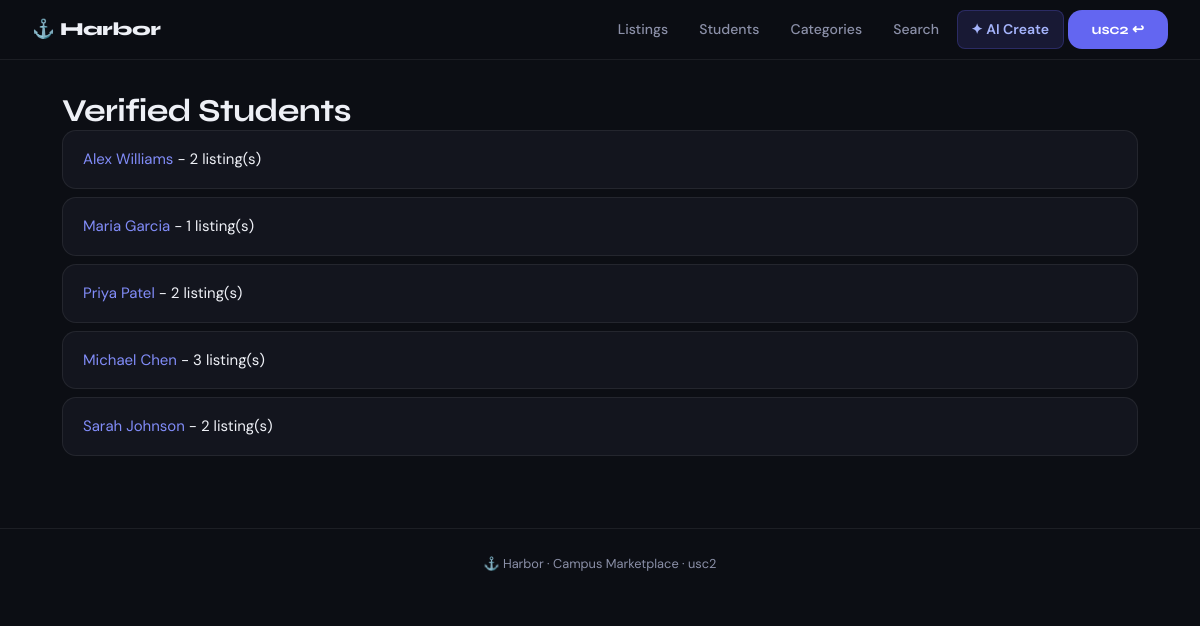
Page /students/ (signed in) on the committed database.
### listings/models.py (models this page shows, shortened)
class Student(models.Model):
    first_name = models.CharField(max_length=100)
    last_name = models.CharField(max_length=100)
    university_email = models.EmailField(
        unique=True,
        validators=[EmailValidator()],
        help_text="Must be a valid .edu email address"
    )
    phone_number = models.CharField(max_length=15, blank=True)
    bio = models.TextField(max_length=500, blank=True)
    is_verified = models.BooleanField(default=False)
    created_at = models.DateTimeField(auto_now_add=True)
    updated_at = models.DateTimeField(auto_now=True)
    class Meta:
        ordering = ['-created_at']
        constraints = [
            models.UniqueConstraint(
                fields=['university_email'],
                name='unique_student_email'
            )
        ]
    def get_absolute_url(self):
        from django.urls import reverse
        return reverse('student_detail', args=[str(self.id)])

### listings/views.py (the view)
# urls.py: path('students/', login_required(StudentListView.as_view()), name='student_list'),
class StudentListView(ListView):
    model = Student
    template_name = 'listings/student_list.html'
    context_object_name = 'students'
    def get_queryset(self):
        return Student.objects.filter(is_verified=True)

### listings/templates/listings/student_list.html (shortened to what this page needs)
{% extends "base.html" %}
{% block content %}
    <h2>Verified Students</h2>
    <ul>
    {% for student in students %}
        <li>
            <a href="{{ student.get_absolute_url }}">
                {{ student.first_name }} {{ student.last_name }}
            </a>
            - {{ student.listings.count }} listing(s)
        </li>
    {% empty %}
        <li>No verified students yet.</li>
    {% endfor %}
    </ul>
{% endblock %}

### listings/templates/base.html (shortened to what this page needs)
{% load static %}
<!DOCTYPE html>
<html lang="en">
<head>
    <link rel="stylesheet" href="{% static 'listings/css/styles.css' %}">
</head>
<body>
<nav class="navbar">
    <a href="{% url 'home' %}" class="nav-brand">⚓ Harbor</a>
    <div class="nav-links">
        {% if user.is_authenticated %}
            <a href="{% url 'listing_list' %}">Listings</a>
            <a href="{% url 'student_list' %}">Students</a>
            <a href="{% url 'category_list' %}">Categories</a>
            <a href="{% url 'listing_search_get' %}">Search</a>
            <a href="{% url 'create_local_ai' %}" class="nav-ai-btn">✦ AI Create</a>
            <form method="post" action="{% url 'account_logout' %}" class="logout-form">
                <button type="submit" class="nav-logout">{{ user.username }} ↩</button>
            </form>
        {% else %}
            <a href="{% url 'account_login' %}">Login</a>
            <a href="{% url 'account_signup' %}" class="nav-signup">Sign Up</a>
        {% endif %}
    </div>
</nav>
<main class="page-main">
    {% block content %}{% endblock %}
</main>
<footer class="site-footer">
    <p>⚓ Harbor · Campus Marketplace · {{ request.user.username|default:"" }}</p>
</footer>
</body>
</html>

### listings/static/listings/css/styles.css (style rules this page uses)
:root { --primary: #6366f1; --primary-dim: rgba(99,102,241,0.15); --accent: #818cf8; --secondary: #f472b6; --success: #34d399; --warning: #fbbf24; --danger: #f87171; --bg: #0c0e14; --bg-card: #13151e; --bg-raise: #1a1d2a; --bg-hover: #1f2235; --text: #eef0f6; --text-2: #8b90a8; --text-3: #555a72; --border: rgba(255,255,255,0.07); --border-focus: rgba(99,102,241,0.5); --radius-sm: 8px; --radius-md: 14px; --radius-lg: 20px; --radius-xl: 28px; --shadow-card: 0 2px 16px rgba(0,0,0,0.35); --shadow-lift: 0 8px 32px rgba(0,0,0,0.45); --glow-primary: 0 0 24px rgba(99,102,241,0.25); }
*, *::before, *::after { box-sizing: border-box; margin: 0; padding: 0; }
html { scroll-behavior: smooth; }
body { font-family: 'DM Sans', -apple-system, sans-serif; background: var(--bg); color: var(--text); line-height: 1.65; min-height: 100vh; font-size: 15px; -webkit-font-smoothing: antialiased; }
h1, h2, h3, h4, h5 { font-family: 'Syne', sans-serif; letter-spacing: -0.02em; line-height: 1.2; color: var(--text); }
h2 { font-size: clamp(1.35rem, 3vw, 2rem); font-weight: 700; }
p { color: var(--text-2); }
a { color: var(--accent); text-decoration: none; transition: color 0.15s; }
.navbar { position: sticky; top: 0; z-index: 200; display: flex; align-items: center; justify-content: space-between; padding: 0 2rem; height: 60px; background: rgba(12,14,20,0.92); backdrop-filter: blur(20px); border-bottom: 1px solid var(--border); }
.nav-brand { font-family: 'Syne', sans-serif; font-weight: 800; font-size: 1.15rem; color: var(--text) !important; letter-spacing: -0.02em; flex-shrink: 0; }
.nav-links { display: flex; align-items: center; gap: 0.25rem; }
.nav-links a { color: var(--text-2); font-size: 0.875rem; font-weight: 500; padding: 0.45rem 0.85rem; border-radius: var(--radius-sm); transition: all 0.15s; }
.nav-ai-btn { background: var(--primary-dim) !important; color: #a5b4fc !important; border: 1px solid rgba(99,102,241,0.25) !important; font-weight: 600 !important; }
.nav-logout { background: none; border: 1px solid var(--border); color: var(--text-2); font-size: 0.875rem; font-weight: 500; padding: 0.45rem 0.85rem; border-radius: var(--radius-sm); cursor: pointer; font-family: 'DM Sans', sans-serif; transition: all 0.15s; }
.logout-form { display: flex; align-items: center; }
.page-main { max-width: 1140px; margin: 0 auto; padding: 2rem 2rem 4rem; }
.btn, button[type="submit"] { display: inline-flex; align-items: center; gap: 0.4rem; padding: 0.7rem 1.5rem; background: var(--primary); color: white; border: none; border-radius: var(--radius-md); font-family: 'Syne', sans-serif; font-size: 0.9rem; font-weight: 700; cursor: pointer; transition: all 0.2s; text-decoration: none; }
.site-footer { border-top: 1px solid var(--border); padding: 1.5rem 2rem; text-align: center; font-size: 0.8rem; color: var(--text-3); }
ul { list-style: none; }
li { background: var(--bg-card); border: 1px solid var(--border); border-radius: var(--radius-md); padding: 1rem 1.25rem; margin-bottom: 0.5rem; transition: border-color 0.15s; }

### rows in the picture
Student: first_name "Alex", last_name "Williams", listings.count "2"
Student: first_name "Maria", last_name "Garcia", listings.count "1"
Student: first_name "Priya", last_name "Patel", listings.count "2"
Student: first_name "Michael", last_name "Chen", listings.count "3"
Student: first_name "Sarah", last_name "Johnson", listings.count "2"

### other values in the picture
{{ user.username }} "usc2"
{{ request.user.username|default:"" }} "usc2"
